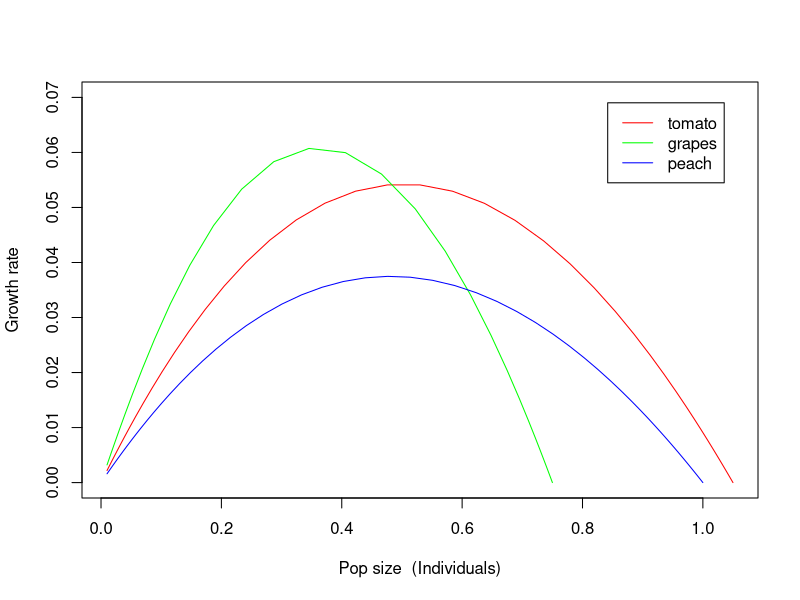

This chart was generated by the following R code:
library(deSolve)

#function for theta growth
theta.growth <- function(t, y, p){
  N <- y[1]
  with(as.list(p), {
    dN.dt <- r * N * (1-(N/K)^theta)
    return(list(dN.dt))
  })
}

#params for tomatot and y0, t
p1 <- c('K' = 1.05, 'r' = 0.2, 'theta' = 1.05)
y0 <- c('N' = 0.01)
t <- 1:100

#params for grape
p2 <- c('K' = 0.75, 'r' = 0.28, 'theta' = 1.25)

#params for peach
p3 <- c('K' = 1 , 'r' = 0.15, 'theta' = 1)

#sim for tomato
sim1 <- ode(y = y0, times = t, func = theta.growth, parms = p1, method = 'lsoda')
sim1 <- as.data.frame(sim1)
#growth rate for tomato
growth1 <- c(diff(sim1$N), NA)

#sim for grape
sim2 <- ode(y = y0, times = t, func = theta.growth, parms = p2, method = 'lsoda')
sim2 <- as.data.frame(sim2)
#growth for grape
growth2 <- c(diff(sim2$N), NA)

#sime for peach
sim3 <- ode(y = y0, times = t, func = theta.growth, parms = p3, method = 'lsoda')
sim3 <- as.data.frame(sim3)
#growth for peach
growth3 <- c(diff(sim3$N), NA)

#plot per capita growth rate vs pop size
plot(growth1~sim1$N, type = "l", col = "red", xlab = "Pop size  (Individuals)", ylab = "Growth rate", ylim = c(0,0.07))
points(growth2~sim2$N, type = "l", col = "green")
points(growth3~sim3$N, type = "l", col = "blue")
#add legend
legend("topright", legend = c('tomato', 'grapes', 'peach'), col = c("red","green", "blue"), lty =1, inset = c(0.05,0.05))
